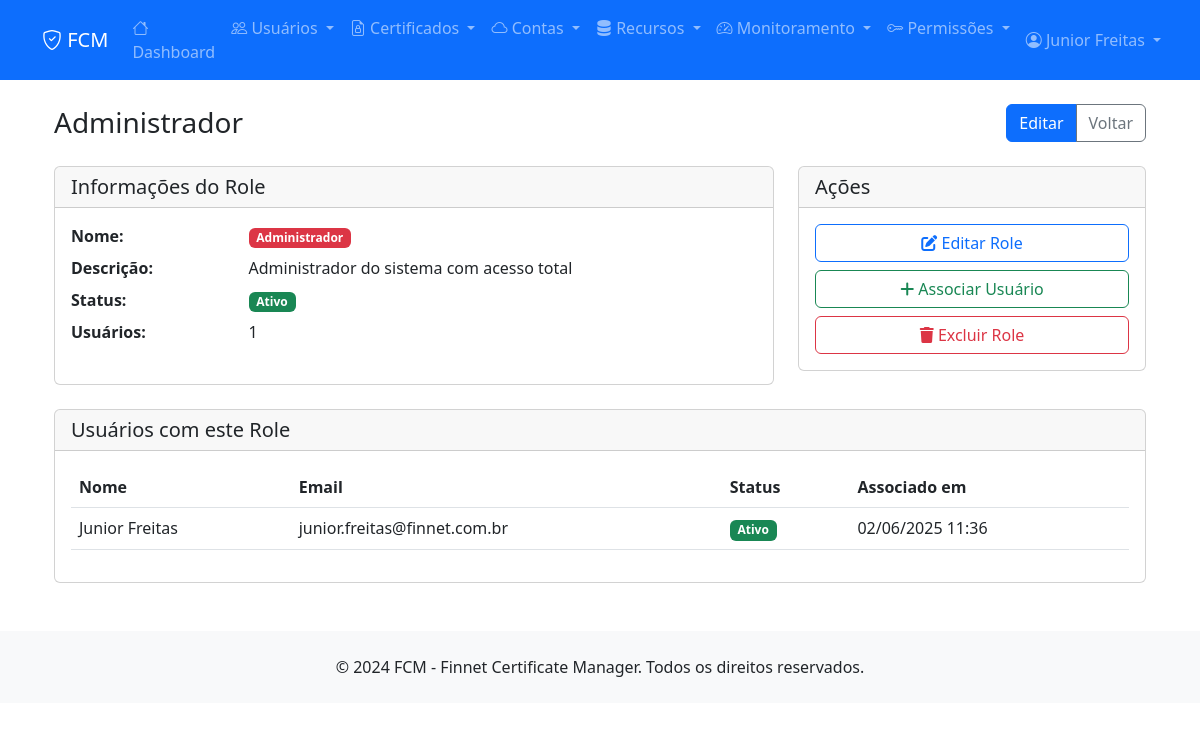
/permissions/roles/9be1ca64-d01e-4fb6-be72-238fce615fab/ (signed in), run on the app's committed database.
### apps/users/models.py (models this page shows, shortened)
class User(AbstractUser):
    STATUS_CHOICES = [
        (0, 'Ativo'),
        (1, 'Inativo'),
    ]
    id = models.CharField(max_length=255, primary_key=True)
    nome = models.CharField(max_length=255, verbose_name='Nome')
    email = models.EmailField(unique=True, verbose_name='Email')
    status = models.IntegerField(choices=STATUS_CHOICES, default=0, verbose_name='Status')
    data_cad = models.DateTimeField(default=timezone.now, verbose_name='Data de Cadastro')
    usu_cad = models.CharField(max_length=255, verbose_name='Usuário de Cadastro', blank=True)
    data_atu = models.DateTimeField(null=True, blank=True, verbose_name='Data de Atualização')
    usu_atu = models.CharField(max_length=255, null=True, blank=True, verbose_name='Usuário de Atualização')
    username = None
    first_name = None
    last_name = None
    USERNAME_FIELD = 'email'
    REQUIRED_FIELDS = ['nome']
    objects = UserManager()
    class Meta:
        db_table = 'users'
        verbose_name = 'Usuário'
        verbose_name_plural = 'Usuários'

### apps/permissions/models.py (models this page shows, shortened)
class Role(models.Model):
    ROLE_CHOICES = [
        ('admin', 'Administrador'),
        ('manager', 'Gerente'),
        ('user', 'Usuário'),
        ('viewer', 'Visualizador'),
    ]
    id = models.CharField(max_length=255, primary_key=True)
    name = models.CharField(max_length=50, choices=ROLE_CHOICES, unique=True, verbose_name='Nome do Role')
    description = models.TextField(blank=True, null=True, verbose_name='Descrição')
    is_active = models.BooleanField(default=True, verbose_name='Ativo')
    data_cad = models.DateTimeField(default=timezone.now, verbose_name='Data de Cadastro')
    usu_cad = models.CharField(max_length=255, verbose_name='Usuário de Cadastro')
    data_atu = models.DateTimeField(null=True, blank=True, verbose_name='Data de Atualização')
    usu_atu = models.CharField(max_length=255, null=True, blank=True, verbose_name='Usuário de Atualização')
    class Meta:
        db_table = 'roles'
        verbose_name = 'Role'
        verbose_name_plural = 'Roles'
        ordering = ['name']
    @property
    def badge_class(self):
        badge_classes = {
            'admin': 'bg-danger',
            'manager': 'bg-warning',
            'user': 'bg-primary',
            'viewer': 'bg-secondary',
        }
        return badge_classes.get(self.name, 'bg-secondary')

class UserRole(models.Model):
    id = models.CharField(max_length=255, primary_key=True)
    user = models.ForeignKey(User, on_delete=models.CASCADE, verbose_name='Usuário')
    role = models.ForeignKey(Role, on_delete=models.CASCADE, verbose_name='Role')
    is_active = models.BooleanField(default=True, verbose_name='Ativo')
    data_cad = models.DateTimeField(default=timezone.now, verbose_name='Data de Cadastro')
    usu_cad = models.CharField(max_length=255, verbose_name='Usuário de Cadastro')
    data_atu = models.DateTimeField(null=True, blank=True, verbose_name='Data de Atualização')
    usu_atu = models.CharField(max_length=255, null=True, blank=True, verbose_name='Usuário de Atualização')
    class Meta:
        db_table = 'user_roles'
        verbose_name = 'Role do Usuário'
        verbose_name_plural = 'Roles dos Usuários'
        unique_together = ['user', 'role']
        ordering = ['user__nome', 'role__name']

### apps/permissions/views.py (the view)
# urls.py: path('roles/<str:role_id>/', views.role_detail, name='role_detail'),
@login_required
def role_detail(request, role_id):
    role = get_object_or_404(Role, id=role_id)
    user_roles = UserRole.objects.filter(role=role, is_active=True).select_related('user')
    context = {
        'role': role,
        'user_roles': user_roles,
        'total_users': user_roles.count(),
    }
    return render(request, 'permissions/role_detail.html', context)

### templates/permissions/role_detail.html (shortened to what this page needs)
{% extends 'base.html' %}
{% block content %}
<div class="container">
    <div class="d-flex justify-content-between align-items-center mb-4">
        <h1 class="h3 mb-0">{{ role.get_name_display }}</h1>
        <div class="btn-group">
            <a href="{% url 'permissions:role_edit' role.id %}" class="btn btn-primary">Editar</a>
            <a href="{% url 'permissions:role_list' %}" class="btn btn-outline-secondary">Voltar</a>
        </div>
    </div>
    <div class="row">
        <div class="col-md-8">
            <div class="card">
                <div class="card-header">
                    <h5 class="mb-0">Informações do Role</h5>
                </div>
                <div class="card-body">
                    <dl class="row">
                        <dt class="col-sm-3">Nome:</dt>
                        <dd class="col-sm-9">
                            <span class="badge {{ role.badge_class }}">{{ role.get_name_display }}</span>
                        </dd>
                        <dt class="col-sm-3">Descrição:</dt>
                        <dd class="col-sm-9">{{ role.description|default:"Sem descrição" }}</dd>
                        <dt class="col-sm-3">Status:</dt>
                        <dd class="col-sm-9">
                            {% if role.is_active %}
                                <span class="badge bg-success">Ativo</span>
                            {% else %}
                                <span class="badge bg-secondary">Inativo</span>
                            {% endif %}
                        </dd>
                        <dt class="col-sm-3">Usuários:</dt>
                        <dd class="col-sm-9">{{ total_users }}</dd>
                    </dl>
                </div>
            </div>
        </div>
        <div class="col-md-4">
            <div class="card">
                <div class="card-header">
                    <h5 class="mb-0">Ações</h5>
                </div>
                <div class="card-body">
                    <div class="d-grid gap-2">
                        <a href="{% url 'permissions:role_edit' role.id %}" class="btn btn-outline-primary">
                            <i class="fas fa-edit"></i> Editar Role
                        </a>
                        <a href="{% url 'permissions:user_role_create' %}" class="btn btn-outline-success">
                            <i class="fas fa-plus"></i> Associar Usuário
                        </a>
                        <a href="{% url 'permissions:role_delete' role.id %}" class="btn btn-outline-danger">
                            <i class="fas fa-trash"></i> Excluir Role
                        </a>
                    </div>
                </div>
            </div>
        </div>
    </div>
    {% if user_roles %}
    <div class="card mt-4">
        <div class="card-header">
            <h5 class="mb-0">Usuários com este Role</h5>
        </div>
        <div class="card-body">
            <div class="table-responsive">
                <table class="table table-hover">
                    <thead>
                        <tr>
                            <th>Nome</th>
                            <th>Email</th>
                            <th>Status</th>
                            <th>Associado em</th>
                        </tr>
                    </thead>
                    <tbody>
                        {% for user_role in user_roles %}
                        <tr>
                            <td>{{ user_role.user.nome }}</td>
                            <td>{{ user_role.user.email }}</td>
                            <td>
                                {% if user_role.is_active %}
                                    <span class="badge bg-success">Ativo</span>
                                {% else %}
                                    <span class="badge bg-secondary">Inativo</span>
                                {% endif %}
                            </td>
                            <td>{{ user_role.data_cad|date:"d/m/Y H:i" }}</td>
                        </tr>
                        {% endfor %}
                    </tbody>
                </table>
            </div>
        </div>
    </div>
    {% endif %}
</div>
{% endblock %}

### templates/base.html (shortened to what this page needs)
<!DOCTYPE html>
<html lang="pt-br">
<head>
    <link href="https://cdn.jsdelivr.net/npm/bootstrap@5.3.0/dist/css/bootstrap.min.css" rel="stylesheet">
    <link href="https://cdn.jsdelivr.net/npm/bootstrap-icons@1.10.0/font/bootstrap-icons.css" rel="stylesheet">
    <link href="https://cdnjs.cloudflare.com/ajax/libs/font-awesome/6.4.0/css/all.min.css" rel="stylesheet">
</head>
<body>
    <nav class="navbar navbar-expand-lg navbar-dark bg-primary">
        <div class="container">
            <a class="navbar-brand" href="{% url 'dashboard' %}">
                <i class="bi bi-shield-check"></i> FCM
            </a>
            <div class="collapse navbar-collapse" id="navbarNav">
                <ul class="navbar-nav me-auto">
                    <li class="nav-item">
                        <a class="nav-link" href="{% url 'dashboard' %}">
                            <i class="bi bi-house"></i> Dashboard
                        </a>
                    </li>
                    <li class="nav-item dropdown">
                        <a class="nav-link dropdown-toggle" href="#" role="button" data-bs-toggle="dropdown">
                            <i class="bi bi-people"></i> Usuários
                        </a>
                    </li>
                    <li class="nav-item dropdown">
                        <a class="nav-link dropdown-toggle" href="#" role="button" data-bs-toggle="dropdown">
                            <i class="bi bi-file-earmark-lock"></i> Certificados
                        </a>
                    </li>
                    <li class="nav-item dropdown">
                        <a class="nav-link dropdown-toggle" href="#" role="button" data-bs-toggle="dropdown">
                            <i class="bi bi-cloud"></i> Contas
                        </a>
                    </li>
                    <li class="nav-item dropdown">
                        <a class="nav-link dropdown-toggle" href="#" role="button" data-bs-toggle="dropdown">
                            <i class="bi bi-server"></i> Recursos
                        </a>
                    </li>
                    <li class="nav-item dropdown">
                        <a class="nav-link dropdown-toggle" href="#" role="button" data-bs-toggle="dropdown">
                            <i class="bi bi-speedometer2"></i> Monitoramento
                        </a>
                    </li>
                    <li class="nav-item dropdown">
                        <a class="nav-link dropdown-toggle" href="#" role="button" data-bs-toggle="dropdown">
                            <i class="bi bi-key"></i> Permissões
                        </a>
                    </li>
                </ul>
                <ul class="navbar-nav">
                    {% if user.is_authenticated %}
                        <li class="nav-item dropdown">
                            <a class="nav-link dropdown-toggle" href="#" role="button" data-bs-toggle="dropdown">
                                <i class="bi bi-person-circle"></i> {{ user.nome|default:user.email }}
                            </a>
                        </li>
                    {% else %}
                        <li class="nav-item">
                            <a class="nav-link" href="{% url 'login' %}">
                                <i class="bi bi-box-arrow-in-right"></i> Entrar
                            </a>
                        </li>
                    {% endif %}
                </ul>
            </div>
        </div>
    </nav>
    <main class="container my-4">
        {% block content %}{% endblock %}
    </main>
    <footer class="bg-light py-4 mt-5">
        <div class="container text-center">
            <p class="mb-0">&copy; 2024 FCM - Finnet Certificate Manager. Todos os direitos reservados.</p>
        </div>
    </footer>
</body>
</html>

### data on the page
User: nome "Junior Freitas"
Role: name "Administrador", description "Administrador do sistema com acesso total"
UserRole: user.nome "Junior Freitas", user.email "junior.freitas@finnet.com.br", is_active "Ativo", data_cad "02/06/2025 11:36"

### other printed values
{{ total_users }} "1"
